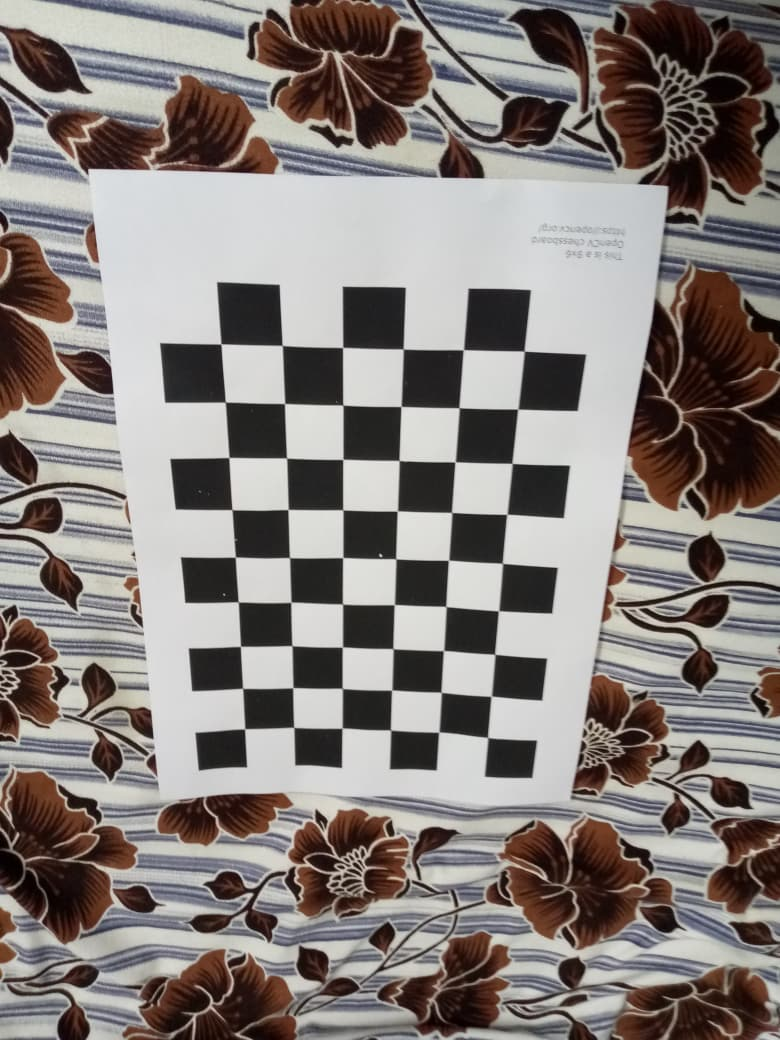
#> input picture calibration/images/calib_001.jpeg, 780 x 1040 px, found by its file name
$ python preview_undistortion.py
#> lines starting #> are read from the running program, lines starting #| are printed output that depends on the picture
import cv2
import numpy as np
from pathlib import Path

data = np.load("calibration/camera_calibration.npz")
#> (reads calibration/camera_calibration.npz from the repository)

camera_matrix = data["camera_matrix"]
dist_coeffs = data["dist_coeffs"]
width, height = data["image_size"]

output_dir = Path("calibration/undistortion_preview")
output_dir.mkdir(exist_ok=True)

for filename in [
    "calib_001.jpeg",
    "calib_012.jpeg",
    "calib_020.jpeg"
]:
    image = cv2.imread(str(Path("calibration/images") / filename))
#> image is the input picture: shape (1040, 780, 3); mean B, G, R 122.9, 126.2, 133.4

    image = cv2.resize(image, (int(width), int(height)))

    new_matrix, roi = cv2.getOptimalNewCameraMatrix(
        camera_matrix,
        dist_coeffs,
        (int(width), int(height)),
        1,
        (int(width), int(height))
    )

    undistorted = cv2.undistort(
        image,
        camera_matrix,
        dist_coeffs,
        None,
        new_matrix
    )
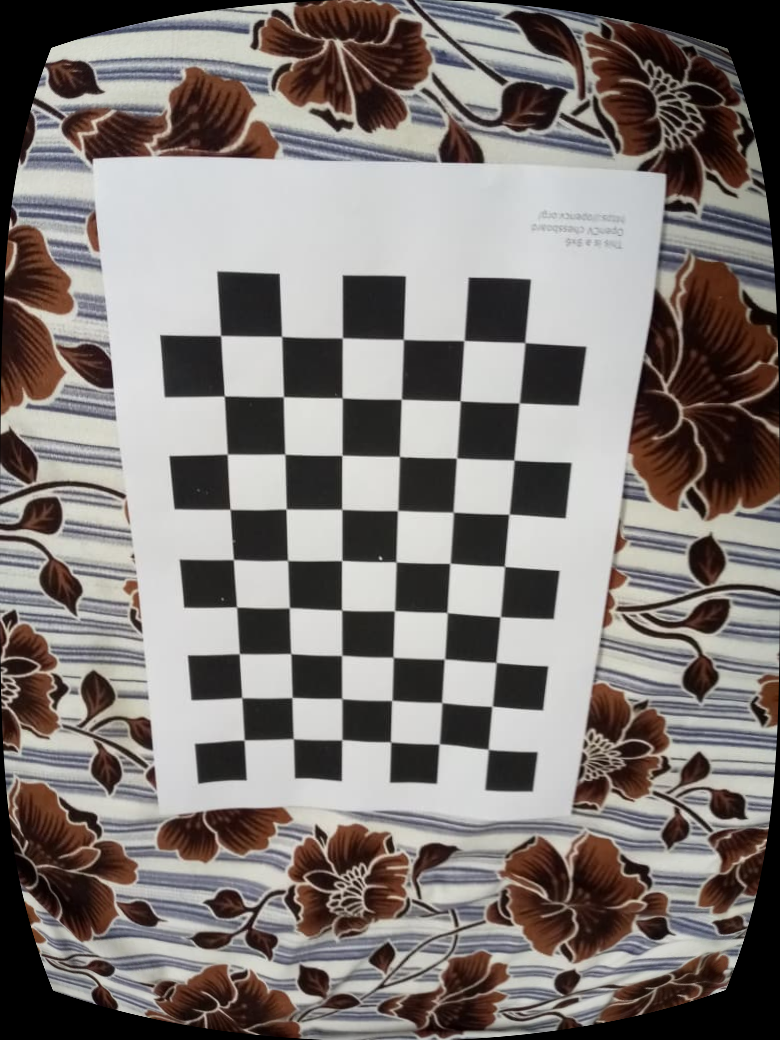
#> undistorted: shape (1040, 780, 3); mean B, G, R 118, 121, 127.4

    comparison = np.hstack((image, undistorted))
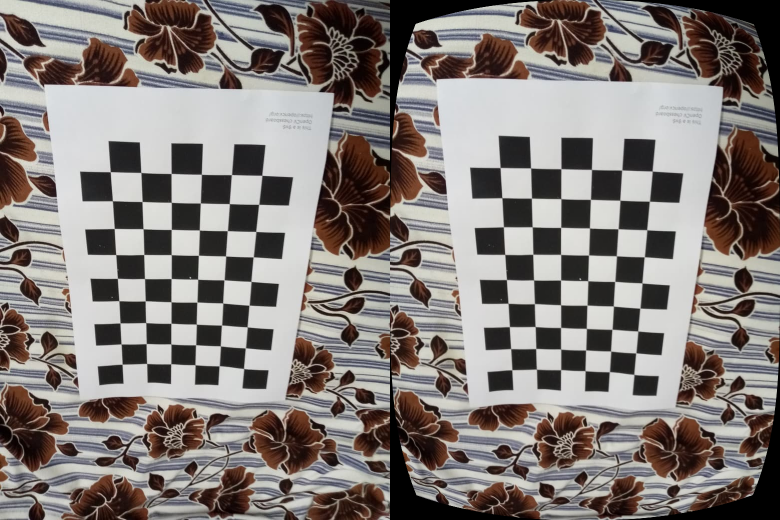
#> comparison: shape (1040, 1560, 3) (shown at 1/2 size); mean B, G, R 120.5, 123.6, 130.4

    cv2.imwrite(
        str(output_dir / filename.replace(".jpeg", "_comparison.jpg")),
        comparison
    )
#> pass 2 of the loop `for filename in [`:
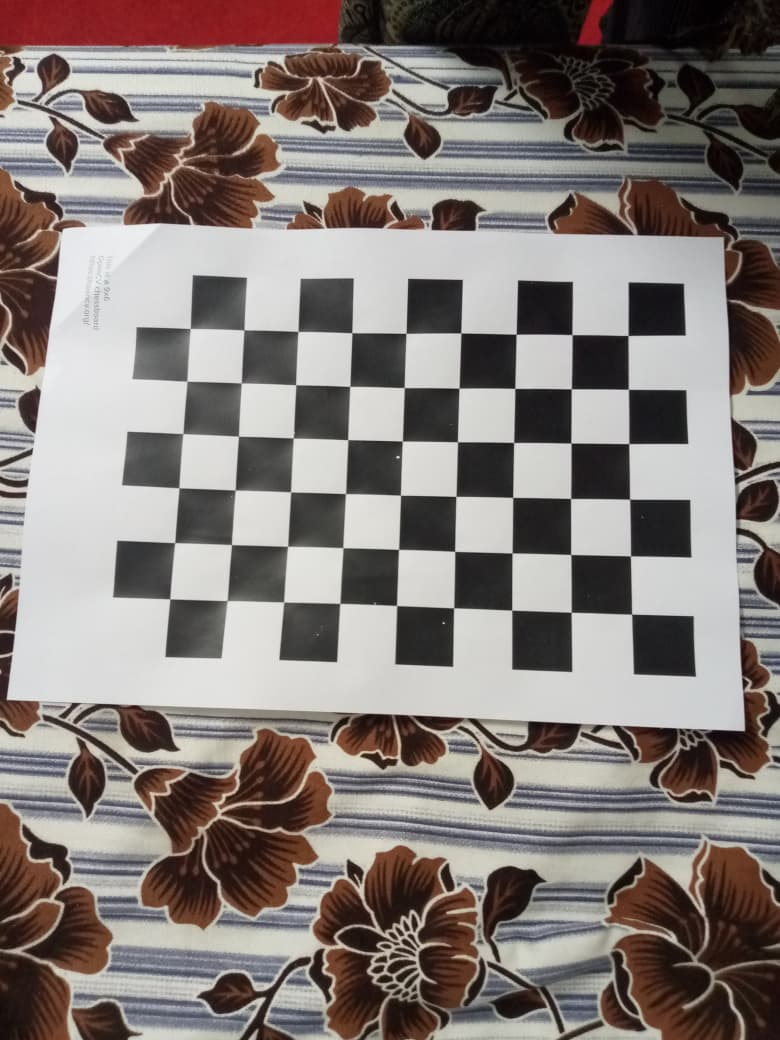
#> input picture calibration/images/calib_012.jpeg, 780 x 1040 px, found by its file name
#> image is the input picture: shape (1040, 780, 3); mean B, G, R 120.2, 123.7, 132.3
#> `undistorted = cv2.undistort( image, camera_matrix, dist_coeffs, None, ..`:
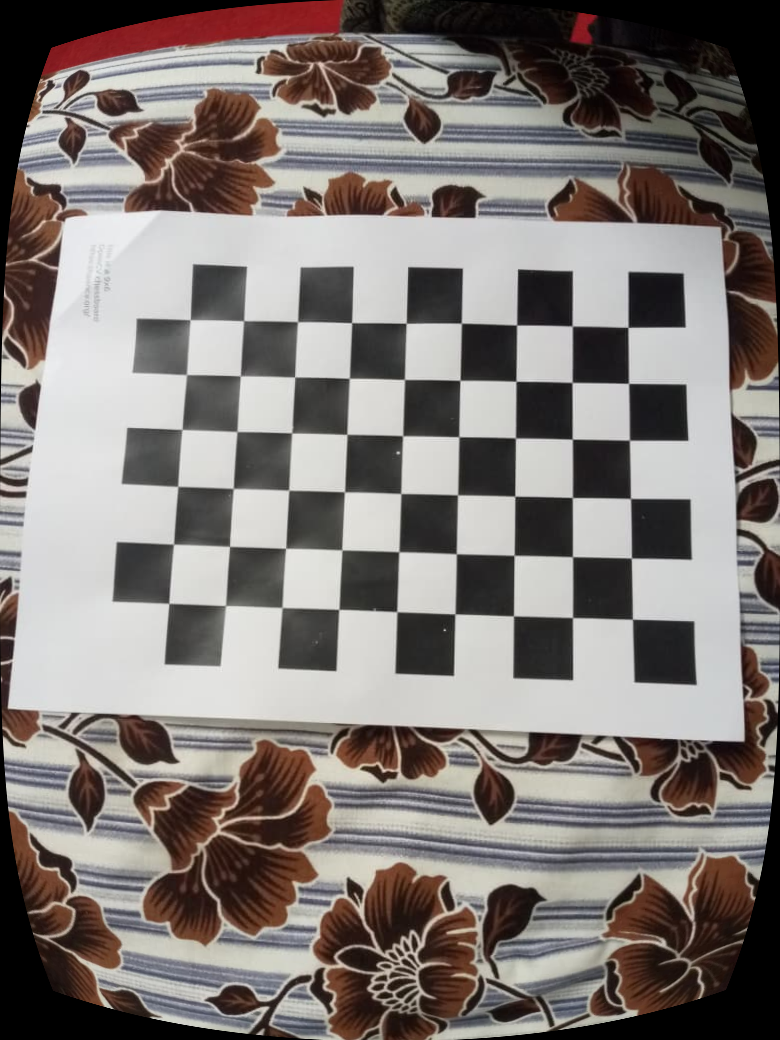
#> undistorted: shape (1040, 780, 3); mean B, G, R 117.6, 120.8, 127.7
#> `comparison = np.hstack((image, undistorted))`:
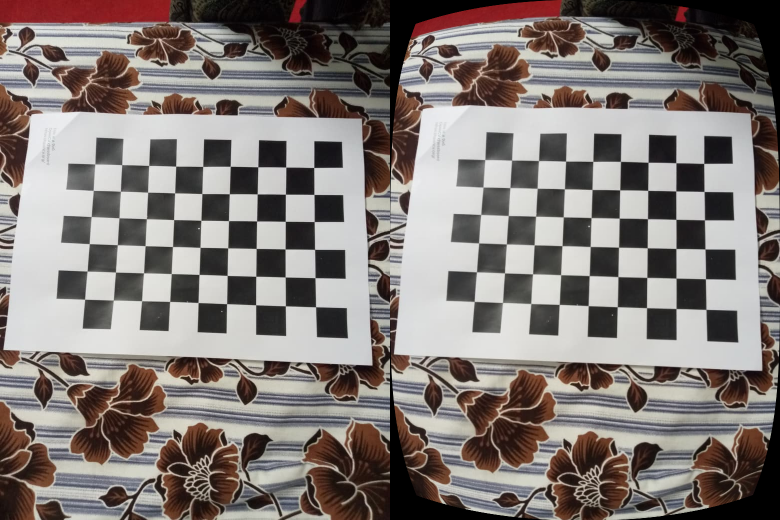
#> comparison: shape (1040, 1560, 3) (shown at 1/2 size); mean B, G, R 118.9, 122.2, 130
#> pass 3 of the loop `for filename in [`:
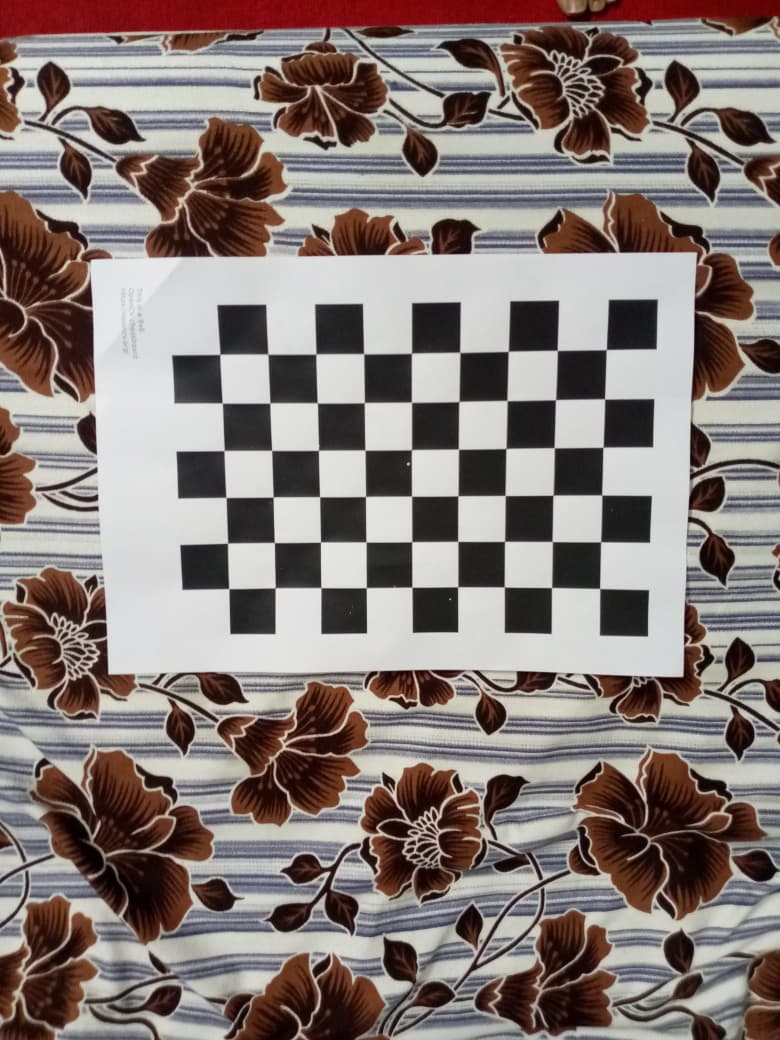
#> input picture calibration/images/calib_020.jpeg, 780 x 1040 px, found by its file name
#> image is the input picture: shape (1040, 780, 3); mean B, G, R 118.6, 122.1, 133.8
#> `undistorted = cv2.undistort( image, camera_matrix, dist_coeffs, None, ..`:
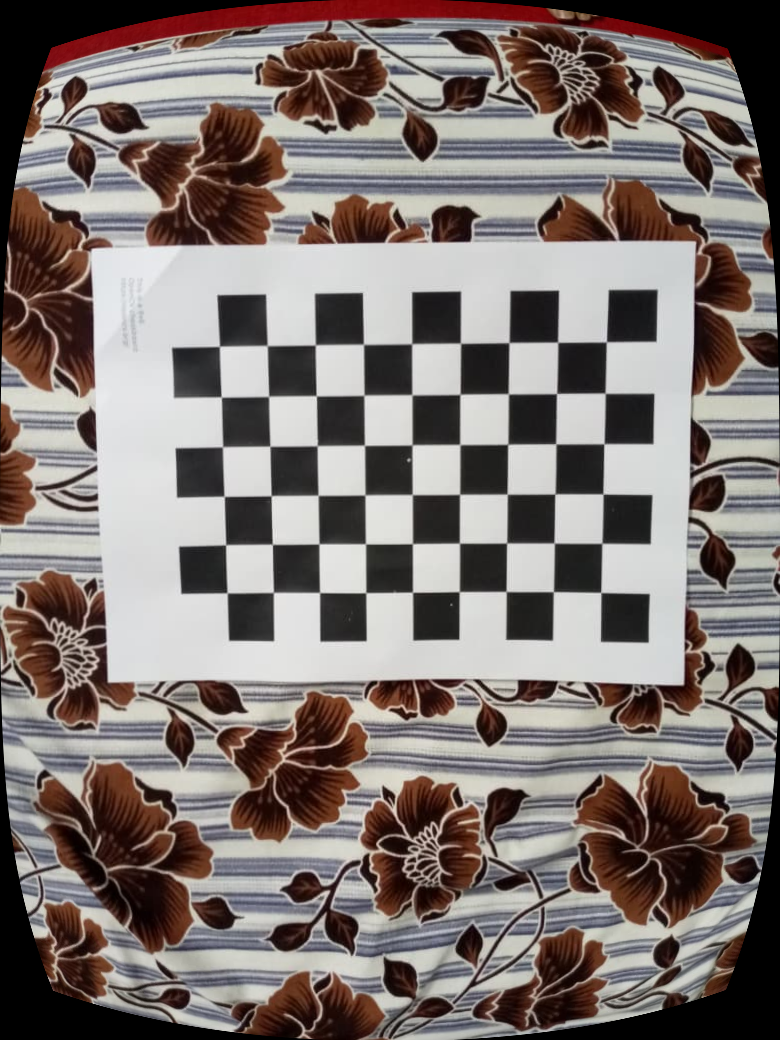
#> undistorted: shape (1040, 780, 3); mean B, G, R 113.6, 116.8, 126.6
#> `comparison = np.hstack((image, undistorted))`:
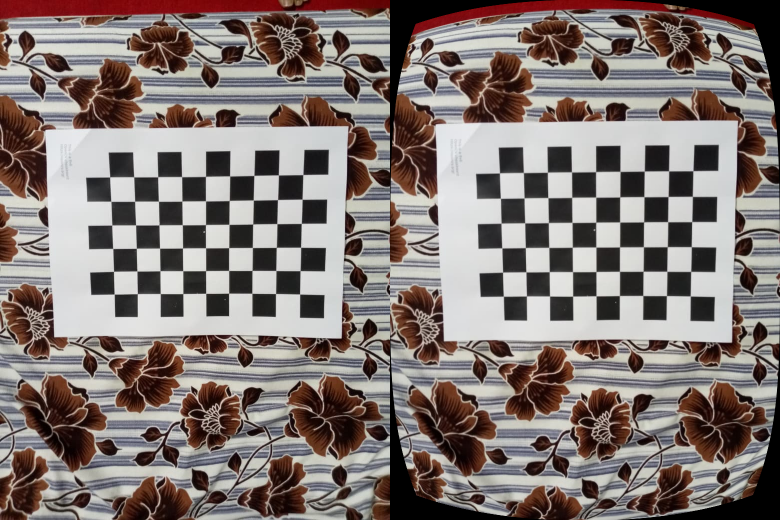
#> comparison: shape (1040, 1560, 3) (shown at 1/2 size); mean B, G, R 116.1, 119.5, 130.2

print("Saved three original-versus-undistorted comparisons.")
print("Open calibration/undistortion_preview/")
